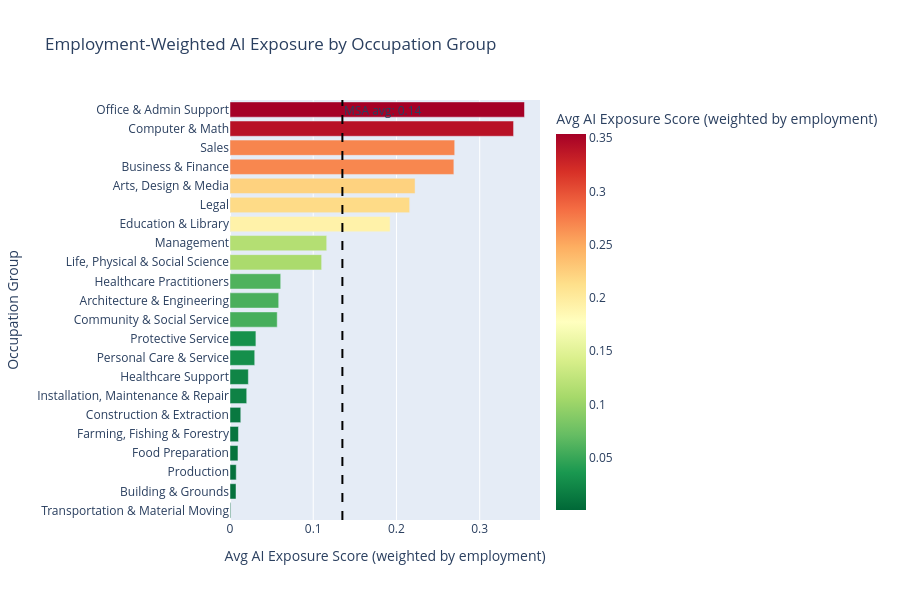

This figure's notebook cell:
### Markdown cell above
## 7. Visualisation C – Bar chart: exposure by occupation group (employment weighted)

### Code cell
group_stats = (
    df.groupby('Occupation Group')
    .apply(
        lambda g: pd.Series({
            'Weighted Exposure': (g['observed_exposure'] * g['Estimated Employment']).sum() / g['Estimated Employment'].sum(),
            'Total Employment': g['Estimated Employment'].sum(),
        })
    )
    .reset_index()
    .sort_values('Weighted Exposure', ascending=True)
)

fig3 = px.bar(
    group_stats,
    x='Weighted Exposure',
    y='Occupation Group',
    orientation='h',
    color='Weighted Exposure',
    color_continuous_scale='RdYlGn_r',
    hover_data={'Total Employment': ':,', 'Weighted Exposure': ':.3f'},
    title='Employment-Weighted AI Exposure by Occupation Group',
    labels={'Weighted Exposure': 'Avg AI Exposure Score (weighted by employment)'},
)

fig3.add_vline(
    x=weighted_exposure,
    line_dash='dash',
    line_color='black',
    annotation_text=f'MSA avg: {weighted_exposure:.2f}',
    annotation_position='top right',
)

fig3.update_layout(height=600, showlegend=False)
fig3.show()

### Figure 1 — Plotly figure (JSON) as saved in the notebook; plotly's stock layout.template omitted (floating-point values rounded to 4 significant figures)
{"data": [{"customdata": [[19060.0], [5570.0], [13130.0], [20200.0], [140.0], [7540.0], [9370.0], [6000.0], [3820.0], [4430.0], [1630.0], [19830.0], [14840.0], [1710.0], [15330.0], [7760.0], [1170.0], [2220.0], [17440.0], [18530.0], [19680.0], [20530.0]], "hovertemplate": "Avg AI Exposure Score (weighted by employment)=%{marker.color:.3f}<br>Occupation Group=%{y}<br>Total Employment=%{customdata[0]:,}<extra></extra>", "legendgroup": "", "marker": {"color": [0.0008403, 0.00725, 0.007496, 0.009575, 0.01015, 0.01296, 0.02009, 0.02205, 0.02972, 0.03112, 0.05674, 0.05853, 0.06092, 0.1101, 0.1162, 0.1924, 0.2159, 0.2224, 0.269, 0.27, 0.3407, 0.3538], "coloraxis": "coloraxis", "pattern": {"shape": ""}}, "name": "", "orientation": "h", "showlegend": false, "textposition": "auto", "type": "bar", "x": [0.0008403, 0.00725, 0.007496, 0.009575, 0.01015, 0.01296, 0.02009, 0.02205, 0.02972, 0.03112, 0.05674, 0.05853, 0.06092, 0.1101, 0.1162, 0.1924, 0.2159, 0.2224, 0.269, 0.27, 0.3407, 0.3538], "xaxis": "x", "y": ["Transportation & Material Moving", "Building & Grounds", "Production", "Food Preparation", "Farming, Fishing & Forestry", "Construction & Extraction", "Installation, Maintenance & Repair", "Healthcare Support", "Personal Care & Service", "Protective Service", "Community & Social Service", "Architecture & Engineering", "Healthcare Practitioners", "Life, Physical & Social Science", "Management", "Education & Library", "Legal", "Arts, Design & Media", "Business & Finance", "Sales", "Computer & Math", "Office & Admin Support"], "yaxis": "y"}], "layout": {"annotations": [{"showarrow": false, "text": "MSA avg: 0.14", "x": 0.135, "xanchor": "left", "xref": "x", "y": 1, "yanchor": "top", "yref": "y domain"}], "barmode": "relative", "coloraxis": {"colorbar": {"title": {"text": "Avg AI Exposure Score (weighted by employment)"}}, "colorscale": [[0, "rgb(0,104,55)"], [0.1, "rgb(26,152,80)"], [0.2, "rgb(102,189,99)"], [0.3, "rgb(166,217,106)"], [0.4, "rgb(217,239,139)"], [0.5, "rgb(255,255,191)"], [0.6, "rgb(254,224,139)"], [0.7, "rgb(253,174,97)"], [0.8, "rgb(244,109,67)"], [0.9, "rgb(215,48,39)"], [1, "rgb(165,0,38)"]]}, "height": 600, "legend": {"tracegroupgap": 0}, "shapes": [{"line": {"color": "black", "dash": "dash"}, "type": "line", "x0": 0.135, "x1": 0.135, "xref": "x", "y0": 0, "y1": 1, "yref": "y domain"}], "showlegend": false, "title": {"text": "Employment-Weighted AI Exposure by Occupation Group"}, "xaxis": {"anchor": "y", "domain": [0, 1], "title": {"text": "Avg AI Exposure Score (weighted by employment)"}}, "yaxis": {"anchor": "x", "domain": [0, 1], "title": {"text": "Occupation Group"}}}}
